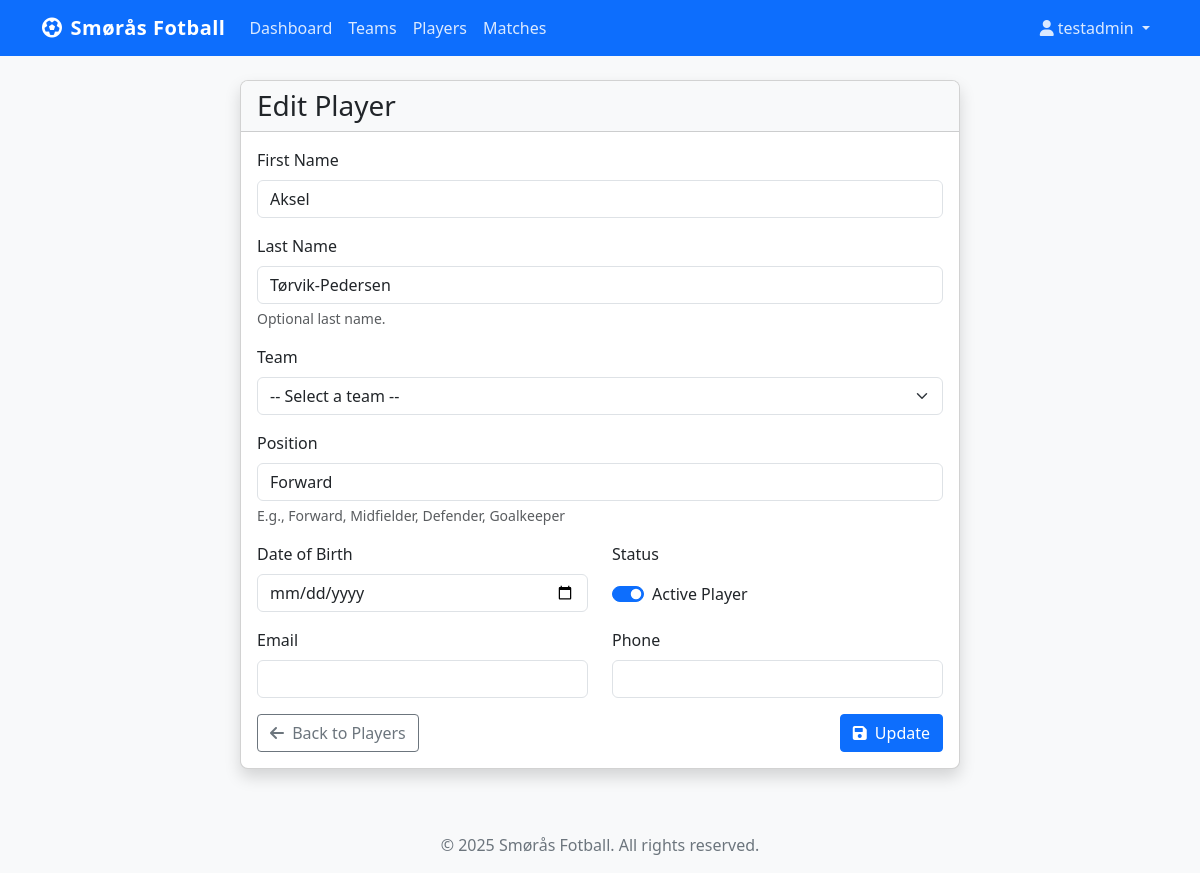
Page /team/players/47/edit/ (signed in) on the committed database.
### teammanager/models.py (models this page shows, shortened)
class Player(models.Model):
    first_name = models.CharField(max_length=100)
    last_name = models.CharField(max_length=100, blank=True, null=True)
    position = models.CharField(max_length=50, blank=True, null=True)
    date_of_birth = models.DateField(blank=True, null=True)
    email = models.EmailField(blank=True, null=True)
    phone = models.CharField(max_length=20, blank=True, null=True)
    active = models.BooleanField(default=True)
    created_at = models.DateTimeField(auto_now_add=True)

### teammanager/views.py (the view)
# urls.py: path('players/<int:pk>/edit/', views.PlayerUpdateView.as_view(), name='player-edit'),
class PlayerUpdateView(LoginRequiredMixin, UpdateView):
    model = Player
    form_class = PlayerForm
    success_url = reverse_lazy('player-list')
    def dispatch(self, request, *args, **kwargs):
        if not request.user.profile.is_approved():
            messages.warning(request, "Your account needs to be approved before you can update players.")
            return redirect('player-list')
        if not (request.user.profile.is_admin() or request.user.profile.is_coach()):
            messages.warning(request, "You don't have permission to update players.")
            return redirect('player-list')
        return super().dispatch(request, *args, **kwargs)

### teammanager/forms.py
class PlayerForm(forms.ModelForm):
    class Meta:
        model = Player
        fields = ['first_name', 'last_name', 'position', 'date_of_birth', 'email', 'phone', 'active']
        widgets = {
            'date_of_birth': forms.DateInput(attrs={'type': 'date'}),
        }

### teammanager/models.py (called while the page is built)
    def is_approved(self):
        return self.status == 'approved'

    def is_admin(self):
        return self.role == 'admin' and self.is_approved()

### templates/teammanager/player_form.html (shortened to what this page needs)
{% extends 'base.html' %}
{% block content %}
<div class="container">
    <div class="row justify-content-center">
        <div class="col-md-8">
            <div class="card shadow">
                <div class="card-header bg-light">
                    <h3 class="mb-0">{% if form.instance.id %}Edit Player{% else %}Add Player{% endif %}</h3>
                </div>
                <div class="card-body">
                    <form method="post">
                        <div class="mb-3">
                            <label for="{{ form.first_name.id_for_label }}" class="form-label">First Name</label>
                            <input type="text" name="{{ form.first_name.html_name }}"
                                   class="form-control {% if form.first_name.errors %}is-invalid{% endif %}"
                                   id="{{ form.first_name.id_for_label }}"
                                   value="{{ form.first_name.value|default:'' }}" required>
                        </div>
                        <div class="mb-3">
                            <label for="{{ form.last_name.id_for_label }}" class="form-label">Last Name</label>
                            <input type="text" name="{{ form.last_name.html_name }}"
                                   class="form-control {% if form.last_name.errors %}is-invalid{% endif %}"
                                   id="{{ form.last_name.id_for_label }}"
                                   value="{{ form.last_name.value|default:'' }}">
                            <div class="form-text">Optional last name.</div>
                        </div>
                        <div class="mb-3">
                            <label for="{{ form.team.id_for_label }}" class="form-label">Team</label>
                            <select name="{{ form.team.html_name }}"
                                    class="form-select {% if form.team.errors %}is-invalid{% endif %}"
                                    id="{{ form.team.id_for_label }}">
                                <option value="">-- Select a team --</option>
                            </select>
                        </div>
                        <div class="mb-3">
                            <label for="{{ form.position.id_for_label }}" class="form-label">Position</label>
                            <input type="text" name="{{ form.position.html_name }}"
                                   class="form-control {% if form.position.errors %}is-invalid{% endif %}"
                                   id="{{ form.position.id_for_label }}"
                                   value="{{ form.position.value|default:'' }}">
                            <div class="form-text">E.g., Forward, Midfielder, Defender, Goalkeeper</div>
                        </div>
                        <div class="row mb-3">
                            <div class="col-md-6">
                                <label for="{{ form.date_of_birth.id_for_label }}" class="form-label">Date of Birth</label>
                                <input type="date" name="{{ form.date_of_birth.html_name }}"
                                       class="form-control {% if form.date_of_birth.errors %}is-invalid{% endif %}"
                                       id="{{ form.date_of_birth.id_for_label }}"
                                       value="{{ form.date_of_birth.value|date:'Y-m-d'|default:'' }}">
                            </div>
                            <div class="col-md-6">
                                <label for="{{ form.active.id_for_label }}" class="form-label">Status</label>
                                <div class="form-check form-switch mt-2">
                                    <input type="checkbox" name="{{ form.active.html_name }}"
                                           class="form-check-input {% if form.active.errors %}is-invalid{% endif %}"
                                           id="{{ form.active.id_for_label }}"
                                           {% if form.active.value %}checked{% endif %}>
                                    <label class="form-check-label" for="{{ form.active.id_for_label }}">Active Player</label>
                                </div>
                            </div>
                        </div>
                        <div class="row mb-3">
                            <div class="col-md-6">
                                <label for="{{ form.email.id_for_label }}" class="form-label">Email</label>
                                <input type="email" name="{{ form.email.html_name }}"
                                       class="form-control {% if form.email.errors %}is-invalid{% endif %}"
                                       id="{{ form.email.id_for_label }}"
                                       value="{{ form.email.value|default:'' }}">
                            </div>
                            <div class="col-md-6">
                                <label for="{{ form.phone.id_for_label }}" class="form-label">Phone</label>
                                <input type="text" name="{{ form.phone.html_name }}"
                                       class="form-control {% if form.phone.errors %}is-invalid{% endif %}"
                                       id="{{ form.phone.id_for_label }}"
                                       value="{{ form.phone.value|default:'' }}">
                            </div>
                        </div>
                        <div class="d-flex justify-content-between">
                            {% if request.META.HTTP_REFERER %}
                            <a href="{{ request.META.HTTP_REFERER }}" class="btn btn-outline-secondary">
                                <i class="fas fa-arrow-left me-1"></i> Back
                            </a>
                            {% else %}
                            <a href="{% url 'player-list' %}" class="btn btn-outline-secondary">
                                <i class="fas fa-arrow-left me-1"></i> Back to Players
                            </a>
                            {% endif %}
                            <button type="submit" class="btn btn-primary">
                                <i class="fas fa-save me-1"></i> {% if form.instance.id %}Update{% else %}Save{% endif %}
                            </button>
                        </div>
                    </form>
                </div>
            </div>
        </div>
    </div>
</div>
{% endblock %}

### templates/base.html (shortened to what this page needs)
<!DOCTYPE html>
<html lang="en">
<head>
    <link href="https://cdn.jsdelivr.net/npm/bootstrap@5.3.0/dist/css/bootstrap.min.css" rel="stylesheet">
    <link rel="stylesheet" href="https://cdnjs.cloudflare.com/ajax/libs/font-awesome/6.0.0/css/all.min.css">
    <link rel="stylesheet" href="/static/css/style.css">
</head>
<body>
    <nav class="navbar navbar-expand-lg navbar-dark bg-primary">
        <div class="container">
            <a class="navbar-brand" href="{% url 'home' %}">
                <i class="fas fa-futbol me-2"></i>Smørås Fotball
            </a>
            <div class="collapse navbar-collapse" id="navbarNav">
                <ul class="navbar-nav me-auto">
                    {% if user.is_authenticated %}
                    <li class="nav-item">
                        <a class="nav-link" href="{% url 'dashboard' %}">Dashboard</a>
                    </li>
                    <li class="nav-item">
                        <a class="nav-link" href="{% url 'team-list' %}">Teams</a>
                    </li>
                    <li class="nav-item">
                        <a class="nav-link" href="{% url 'player-list' %}">Players</a>
                    </li>
                    <li class="nav-item">
                        <a class="nav-link" href="{% url 'match-list' %}">Matches</a>
                    </li>
                    {% endif %}
                </ul>
                <ul class="navbar-nav">
                    {% if user.is_authenticated %}
                    <li class="nav-item dropdown">
                        <a class="nav-link dropdown-toggle" href="#" role="button" data-bs-toggle="dropdown">
                            <i class="fas fa-user me-1"></i>{{ user.username }}
                        </a>
                    </li>
                    {% endif %}
                </ul>
            </div>
        </div>
    </nav>
    <main class="container py-4">
        {% block content %}{% endblock %}
    </main>
    <footer class="bg-light py-3 mt-4">
        <div class="container text-center">
            <p class="mb-0">&copy; {% now "Y" %} Smørås Fotball. All rights reserved.</p>
        </div>
    </footer>
</body>
</html>

### static/css/style.css (style rules this page uses)
body { font-family: 'Segoe UI', Tahoma, Geneva, Verdana, sans-serif; color: #333; background-color: #f8f9fa; }
.navbar-brand { font-weight: 600; letter-spacing: 0.5px; }
.navbar-dark .navbar-nav .nav-link { color: rgba(255, 255, 255, 0.85); }
.card { border-radius: 0.5rem; overflow: hidden; transition: all 0.3s ease; }
.card-header { font-weight: 600; }
.btn { border-radius: 0.25rem; font-weight: 500; }
.btn-primary { background-color: #0d6efd; border-color: #0d6efd; }
footer { margin-top: 3rem; padding: 1.5rem 0; color: #6c757d; }

### rows in the picture
Player: first_name "Aksel", last_name "Tørvik-Pedersen", position "Forward"

### other values in the picture
{{ user.username }} "testadmin"
